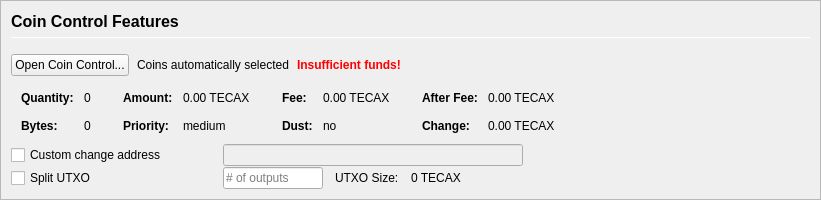
         <widget class="QFrame" name="frameCoinControl">
          <property name="sizePolicy">
           <sizepolicy hsizetype="Expanding" vsizetype="Expanding">
            <horstretch>0</horstretch>
            <verstretch>0</verstretch>
           </sizepolicy>
          </property>
          <property name="maximumSize">
           <size>
            <width>16777215</width>
            <height>16777215</height>
           </size>
          </property>
          <property name="frameShape">
           <enum>QFrame::StyledPanel</enum>
          </property>
          <property name="frameShadow">
           <enum>QFrame::Sunken</enum>
          </property>
          <layout class="QVBoxLayout" name="verticalLayoutCoinControl2">
           <property name="spacing">
            <number>0</number>
           </property>
           <property name="leftMargin">
            <number>0</number>
           </property>
           <property name="topMargin">
            <number>0</number>
           </property>
           <property name="rightMargin">
            <number>0</number>
           </property>
           <property name="bottomMargin">
            <number>0</number>
           </property>
           <item>
            <widget class="QFrame" name="frameCoinControl_BG">
             <layout class="QVBoxLayout" name="verticalLayoutCoinControl" stretch="0,0,0,0,0,0">
              <property name="spacing">
               <number>1</number>
              </property>
              <property name="leftMargin">
               <number>10</number>
              </property>
              <property name="topMargin">
               <number>10</number>
              </property>
              <item>
               <layout class="QHBoxLayout" name="horizontalLayoutCoinControl1">
                <property name="bottomMargin">
                 <number>15</number>
                </property>
                <item>
                 <layout class="QVBoxLayout" name="verticalLayout_3">
                  <property name="spacing">
                   <number>6</number>
                  </property>
                  <item>
                   <widget class="QLabel" name="labelCoinControlFeatures">
                    <property name="sizePolicy">
                     <sizepolicy hsizetype="Preferred" vsizetype="Maximum">
                      <horstretch>0</horstretch>
                      <verstretch>0</verstretch>
                     </sizepolicy>
                    </property>
                    <property name="minimumSize">
                     <size>
                      <width>0</width>
                      <height>20</height>
                     </size>
                    </property>
                    <property name="font">
                     <font>
                      <pointsize>12</pointsize>
                      <weight>75</weight>
                      <bold>true</bold>
                     </font>
                    </property>
                    <property name="styleSheet">
                     <string notr="true">font-weight:bold;</string>
                    </property>
                    <property name="text">
                     <string>Coin Control Features</string>
                    </property>
                   </widget>
                  </item>
                  <item>
                   <widget class="Line" name="line">
                    <property name="minimumSize">
                     <size>
                      <width>0</width>
                      <height>1</height>
                     </size>
                    </property>
                    <property name="maximumSize">
                     <size>
                      <width>16777215</width>
                      <height>1</height>
                     </size>
                    </property>
                    <property name="orientation">
                     <enum>Qt::Horizontal</enum>
                    </property>
                   </widget>
                  </item>
                 </layout>
                </item>
               </layout>
              </item>
              <item>
               <layout class="QHBoxLayout" name="horizontalLayoutCoinControl2" stretch="0,0,0,0">
                <property name="spacing">
                 <number>8</number>
                </property>
                <property name="bottomMargin">
                 <number>10</number>
                </property>
                <item>
                 <widget class="QPushButton" name="pushButtonCoinControl">
                  <property name="styleSheet">
                   <string notr="true"/>
                  </property>
                  <property name="text">
                   <string>Open Coin Control...</string>
                  </property>
                  <property name="autoDefault">
                   <bool>false</bool>
                  </property>
                 </widget>
                </item>
                <item>
                 <widget class="QLabel" name="labelCoinControlAutomaticallySelected">
                  <property name="text">
                   <string>Coins automatically selected</string>
                  </property>
                  <property name="margin">
                   <number>5</number>
                  </property>
                 </widget>
                </item>
                <item>
                 <widget class="QLabel" name="labelCoinControlInsuffFunds">
                  <property name="font">
                   <font>
                    <weight>75</weight>
                    <bold>true</bold>
                   </font>
                  </property>
                  <property name="styleSheet">
                   <string notr="true">color:red;font-weight:bold;</string>
                  </property>
                  <property name="text">
                   <string>Insufficient funds!</string>
                  </property>
                  <property name="margin">
                   <number>5</number>
                  </property>
                 </widget>
                </item>
                <item>
                 <spacer name="horizontalSpacerCoinControl">
                  <property name="orientation">
                   <enum>Qt::Horizontal</enum>
                  </property>
                  <property name="sizeHint" stdset="0">
                   <size>
                    <width>40</width>
                    <height>1</height>
                   </size>
                  </property>
                 </spacer>
                </item>
               </layout>
              </item>
              <item>
               <widget class="QWidget" name="widgetCoinControl" native="true">
                <property name="sizePolicy">
                 <sizepolicy hsizetype="Preferred" vsizetype="Preferred">
                  <horstretch>0</horstretch>
                  <verstretch>0</verstretch>
                 </sizepolicy>
                </property>
                <property name="minimumSize">
                 <size>
                  <width>0</width>
                  <height>0</height>
                 </size>
                </property>
                <property name="styleSheet">
                 <string notr="true"/>
                </property>
                <layout class="QHBoxLayout" name="horizontalLayoutCoinControl5">
                 <property name="leftMargin">
                  <number>0</number>
                 </property>
                 <property name="topMargin">
                  <number>0</number>
                 </property>
                 <property name="rightMargin">
                  <number>0</number>
                 </property>
                 <property name="bottomMargin">
                  <number>0</number>
                 </property>
                 <item>
                  <layout class="QHBoxLayout" name="horizontalLayoutCoinControl3" stretch="0,0,0,1">
                   <property name="spacing">
                    <number>20</number>
                   </property>
                   <property name="topMargin">
                    <number>0</number>
                   </property>
                   <property name="bottomMargin">
                    <number>10</number>
                   </property>
                   <item>
                    <layout class="QFormLayout" name="formLayoutCoinControl1">
                     <property name="horizontalSpacing">
                      <number>10</number>
                     </property>
                     <property name="verticalSpacing">
                      <number>14</number>
                     </property>
                     <property name="leftMargin">
                      <number>10</number>
                     </property>
                     <property name="topMargin">
                      <number>4</number>
                     </property>
                     <property name="rightMargin">
                      <number>6</number>
                     </property>
                     <item row="0" column="0">
                      <widget class="QLabel" name="labelCoinControlQuantityText">
                       <property name="font">
                        <font>
                         <weight>75</weight>
                         <bold>true</bold>
                        </font>
                       </property>
                       <property name="text">
                        <string>Quantity:</string>
                       </property>
                       <property name="margin">
                        <number>0</number>
                       </property>
                      </widget>
                     </item>
                     <item row="0" column="1">
                      <widget class="QLabel" name="labelCoinControlQuantity">
                       <property name="cursor">
                        <cursorShape>IBeamCursor</cursorShape>
                       </property>
                       <property name="contextMenuPolicy">
                        <enum>Qt::ActionsContextMenu</enum>
                       </property>
                       <property name="text">
                        <string notr="true">0</string>
                       </property>
                       <property name="margin">
                        <number>0</number>
                       </property>
                       <property name="textInteractionFlags">
                        <set>Qt::LinksAccessibleByMouse|Qt::TextSelectableByKeyboard|Qt::TextSelectableByMouse</set>
                       </property>
                      </widget>
                     </item>
                     <item row="1" column="0">
                      <widget class="QLabel" name="labelCoinControlBytesText">
                       <property name="font">
                        <font>
                         <weight>75</weight>
                         <bold>true</bold>
                        </font>
                       </property>
                       <property name="text">
                        <string>Bytes:</string>
                       </property>
                      </widget>
                     </item>
                     <item row="1" column="1">
                      <widget class="QLabel" name="labelCoinControlBytes">
                       <property name="cursor">
                        <cursorShape>IBeamCursor</cursorShape>
                       </property>
                       <property name="contextMenuPolicy">
                        <enum>Qt::ActionsContextMenu</enum>
                       </property>
                       <property name="text">
                        <string notr="true">0</string>
                       </property>
                       <property name="textInteractionFlags">
                        <set>Qt::LinksAccessibleByMouse|Qt::TextSelectableByKeyboard|Qt::TextSelectableByMouse</set>
                       </property>
                      </widget>
                     </item>
                    </layout>
                   </item>
                   <item>
                    <layout class="QFormLayout" name="formLayoutCoinControl2">
                     <property name="horizontalSpacing">
                      <number>10</number>
                     </property>
                     <property name="verticalSpacing">
                      <number>14</number>
                     </property>
                     <property name="leftMargin">
                      <number>6</number>
                     </property>
                     <property name="topMargin">
                      <number>4</number>
                     </property>
                     <property name="rightMargin">
                      <number>6</number>
                     </property>
                     <item row="0" column="0">
                      <widget class="QLabel" name="labelCoinControlAmountText">
                       <property name="font">
                        <font>
                         <weight>75</weight>
                         <bold>true</bold>
                        </font>
                       </property>
                       <property name="text">
                        <string>Amount:</string>
                       </property>
                       <property name="margin">
                        <number>0</number>
                       </property>
                      </widget>
                     </item>
                     <item row="0" column="1">
                      <widget class="QLabel" name="labelCoinControlAmount">
                       <property name="cursor">
                        <cursorShape>IBeamCursor</cursorShape>
                       </property>
                       <property name="contextMenuPolicy">
                        <enum>Qt::ActionsContextMenu</enum>
                       </property>
                       <property name="text">
                        <string notr="true">0.00 TECAX</string>
                       </property>
                       <property name="textInteractionFlags">
                        <set>Qt::LinksAccessibleByMouse|Qt::TextSelectableByKeyboard|Qt::TextSelectableByMouse</set>
                       </property>
                      </widget>
                     </item>
                     <item row="1" column="0">
                      <widget class="QLabel" name="labelCoinControlPriorityText">
                       <property name="font">
                        <font>
                         <weight>75</weight>
                         <bold>true</bold>
                        </font>
                       </property>
                       <property name="text">
                        <string>Priority:</string>
                       </property>
                      </widget>
                     </item>
                     <item row="1" column="1">
                      <widget class="QLabel" name="labelCoinControlPriority">
                       <property name="cursor">
                        <cursorShape>IBeamCursor</cursorShape>
                       </property>
                       <property name="contextMenuPolicy">
                        <enum>Qt::ActionsContextMenu</enum>
                       </property>
                       <property name="text">
                        <string>medium</string>
                       </property>
                       <property name="textInteractionFlags">
                        <set>Qt::LinksAccessibleByMouse|Qt::TextSelectableByKeyboard|Qt::TextSelectableByMouse</set>
                       </property>
                      </widget>
                     </item>
                    </layout>
                   </item>
                   <item>
                    <layout class="QFormLayout" name="formLayoutCoinControl3">
                     <property name="horizontalSpacing">
                      <number>10</number>
                     </property>
                     <property name="verticalSpacing">
                      <number>14</number>
                     </property>
                     <property name="leftMargin">
                      <number>6</number>
                     </property>
                     <property name="topMargin">
                      <number>4</number>
                     </property>
                     <property name="rightMargin">
                      <number>6</number>
                     </property>
                     <item row="0" column="0">
                      <widget class="QLabel" name="labelCoinControlFeeText">
                       <property name="font">
                        <font>
                         <weight>75</weight>
                         <bold>true</bold>
                        </font>
                       </property>
                       <property name="text">
                        <string>Fee:</string>
                       </property>
                       <property name="margin">
                        <number>0</number>
                       </property>
                      </widget>
                     </item>
                     <item row="0" column="1">
                      <widget class="QLabel" name="labelCoinControlFee">
                       <property name="cursor">
                        <cursorShape>IBeamCursor</cursorShape>
                       </property>
                       <property name="contextMenuPolicy">
                        <enum>Qt::ActionsContextMenu</enum>
                       </property>
                       <property name="text">
                        <string notr="true">0.00 TECAX</string>
                       </property>
                       <property name="textInteractionFlags">
                        <set>Qt::LinksAccessibleByMouse|Qt::TextSelectableByKeyboard|Qt::TextSelectableByMouse</set>
                       </property>
                      </widget>
                     </item>
                     <item row="1" column="0">
                      <widget class="QLabel" name="labelCoinControlLowOutputText">
                       <property name="font">
                        <font>
                         <weight>75</weight>
                         <bold>true</bold>
                        </font>
                       </property>
                       <property name="text">
                        <string>Dust:</string>
                       </property>
                      </widget>
                     </item>
                     <item row="1" column="1">
                      <widget class="QLabel" name="labelCoinControlLowOutput">
                       <property name="cursor">
                        <cursorShape>IBeamCursor</cursorShape>
                       </property>
                       <property name="contextMenuPolicy">
                        <enum>Qt::ActionsContextMenu</enum>
                       </property>
                       <property name="text">
                        <string>no</string>
                       </property>
                       <property name="textInteractionFlags">
                        <set>Qt::LinksAccessibleByMouse|Qt::TextSelectableByKeyboard|Qt::TextSelectableByMouse</set>
                       </property>
                      </widget>
                     </item>
                    </layout>
                   </item>
                   <item>
                    <layout class="QFormLayout" name="formLayoutCoinControl4">
                     <property name="horizontalSpacing">
                      <number>10</number>
                     </property>
                     <property name="verticalSpacing">
                      <number>14</number>
                     </property>
                     <property name="leftMargin">
                      <number>6</number>
                     </property>
                     <property name="topMargin">
                      <number>4</number>
                     </property>
                     <property name="rightMargin">
                      <number>6</number>
                     </property>
                     <item row="0" column="0">
                      <widget class="QLabel" name="labelCoinControlAfterFeeText">
                       <property name="font">
                        <font>
                         <weight>75</weight>
                         <bold>true</bold>
                        </font>
                       </property>
                       <property name="text">
                        <string>After Fee:</string>
                       </property>
                       <property name="margin">
                        <number>0</number>
                       </property>
                      </widget>
                     </item>
                     <item row="0" column="1">
                      <widget class="QLabel" name="labelCoinControlAfterFee">
                       <property name="cursor">
                        <cursorShape>IBeamCursor</cursorShape>
                       </property>
                       <property name="contextMenuPolicy">
                        <enum>Qt::ActionsContextMenu</enum>
                       </property>
                       <property name="text">
                        <string notr="true">0.00 TECAX</string>
                       </property>
                       <property name="textInteractionFlags">
                        <set>Qt::LinksAccessibleByMouse|Qt::TextSelectableByKeyboard|Qt::TextSelectableByMouse</set>
                       </property>
                      </widget>
                     </item>
                     <item row="1" column="0">
                      <widget class="QLabel" name="labelCoinControlChangeText">
                       <property name="font">
                        <font>
                         <weight>75</weight>
                         <bold>true</bold>
                        </font>
                       </property>
                       <property name="text">
                        <string>Change:</string>
                       </property>
                      </widget>
                     </item>
                     <item row="1" column="1">
                      <widget class="QLabel" name="labelCoinControlChange">
                       <property name="cursor">
                        <cursorShape>IBeamCursor</cursorShape>
                       </property>
                       <property name="contextMenuPolicy">
                        <enum>Qt::ActionsContextMenu</enum>
                       </property>
                       <property name="text">
                        <string notr="true">0.00 TECAX</string>
                       </property>
                       <property name="textInteractionFlags">
                        <set>Qt::LinksAccessibleByMouse|Qt::TextSelectableByKeyboard|Qt::TextSelectableByMouse</set>
                       </property>
                      </widget>
                     </item>
                    </layout>
                   </item>
                  </layout>
                 </item>
                </layout>
               </widget>
              </item>
              <item>
               <layout class="QHBoxLayout" name="horizontalLayoutCoinControl4">
                <property name="spacing">
                 <number>12</number>
                </property>
                <property name="sizeConstraint">
                 <enum>QLayout::SetDefaultConstraint</enum>
                </property>
                <property name="topMargin">
                 <number>0</number>
                </property>
                <property name="rightMargin">
                 <number>0</number>
                </property>
                <item>
                 <widget class="QCheckBox" name="checkBoxCoinControlChange">
                  <property name="sizePolicy">
                   <sizepolicy hsizetype="Preferred" vsizetype="Preferred">
                    <horstretch>0</horstretch>
                    <verstretch>0</verstretch>
                   </sizepolicy>
                  </property>
                  <property name="minimumSize">
                   <size>
                    <width>200</width>
                    <height>0</height>
                   </size>
                  </property>
                  <property name="maximumSize">
                   <size>
                    <width>200</width>
                    <height>16777215</height>
                   </size>
                  </property>
                  <property name="toolTip">
                   <string>If this is activated, but the change address is empty or invalid, change will be sent to a newly generated address.</string>
                  </property>
                  <property name="text">
                   <string>Custom change address</string>
                  </property>
                 </widget>
                </item>
                <item>
                 <widget class="QValidatedLineEdit" name="lineEditCoinControlChange">
                  <property name="enabled">
                   <bool>false</bool>
                  </property>
                  <property name="sizePolicy">
                   <sizepolicy hsizetype="Preferred" vsizetype="Preferred">
                    <horstretch>0</horstretch>
                    <verstretch>0</verstretch>
                   </sizepolicy>
                  </property>
                  <property name="minimumSize">
                   <size>
                    <width>300</width>
                    <height>0</height>
                   </size>
                  </property>
                 </widget>
                </item>
                <item>
                 <widget class="QLabel" name="labelCoinControlChangeLabel">
                  <property name="sizePolicy">
                   <sizepolicy hsizetype="Preferred" vsizetype="Preferred">
                    <horstretch>0</horstretch>
                    <verstretch>0</verstretch>
                   </sizepolicy>
                  </property>
                  <property name="minimumSize">
                   <size>
                    <width>100</width>
                    <height>0</height>
                   </size>
                  </property>
                  <property name="text">
                   <string/>
                  </property>
                  <property name="margin">
                   <number>3</number>
                  </property>
                 </widget>
                </item>
               </layout>
              </item>
              <item>
               <layout class="QHBoxLayout" name="horizontalLayoutCoinControl6">
                <property name="spacing">
                 <number>12</number>
                </property>
                <property name="rightMargin">
                 <number>0</number>
                </property>
                <item>
                 <widget class="QCheckBox" name="splitBlockCheckBox">
                  <property name="sizePolicy">
                   <sizepolicy hsizetype="Preferred" vsizetype="Preferred">
                    <horstretch>0</horstretch>
                    <verstretch>0</verstretch>
                   </sizepolicy>
                  </property>
                  <property name="minimumSize">
                   <size>
                    <width>200</width>
                    <height>0</height>
                   </size>
                  </property>
                  <property name="maximumSize">
                   <size>
                    <width>200</width>
                    <height>16777215</height>
                   </size>
                  </property>
                  <property name="text">
                   <string>Split UTXO</string>
                  </property>
                 </widget>
                </item>
                <item>
                 <widget class="QLineEdit" name="splitBlockLineEdit">
                  <property name="sizePolicy">
                   <sizepolicy hsizetype="Preferred" vsizetype="Preferred">
                    <horstretch>50</horstretch>
                    <verstretch>0</verstretch>
                   </sizepolicy>
                  </property>
                  <property name="minimumSize">
                   <size>
                    <width>100</width>
                    <height>0</height>
                   </size>
                  </property>
                  <property name="maximumSize">
                   <size>
                    <width>100</width>
                    <height>16777215</height>
                   </size>
                  </property>
                  <property name="placeholderText">
                   <string># of outputs</string>
                  </property>
                 </widget>
                </item>
                <item>
                 <widget class="QLabel" name="labelBlockSizeText">
                  <property name="text">
                   <string>UTXO Size:</string>
                  </property>
                 </widget>
                </item>
                <item>
                 <widget class="QLabel" name="labelBlockSize">
                  <property name="text">
                   <string>0 TECAX</string>
                  </property>
                 </widget>
                </item>
                <item>
                 <spacer name="horizontalSpacer_7">
                  <property name="orientation">
                   <enum>Qt::Horizontal</enum>
                  </property>
                  <property name="sizeHint" stdset="0">
                   <size>
                    <width>40</width>
                    <height>20</height>
                   </size>
                  </property>
                 </spacer>
                </item>
               </layout>
              </item>
              <item>
               <spacer name="verticalSpacerCoinControl">
                <property name="orientation">
                 <enum>Qt::Vertical</enum>
                </property>
                <property name="sizeHint" stdset="0">
                 <size>
                  <width>800</width>
                  <height>1</height>
                 </size>
                </property>
               </spacer>
              </item>
             </layout>
            </widget>
           </item>
          </layout>
         </widget>
